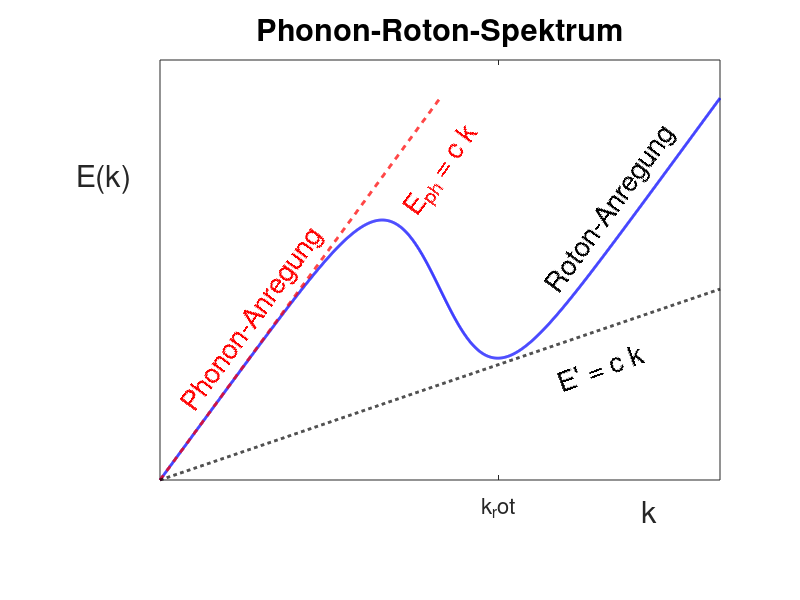
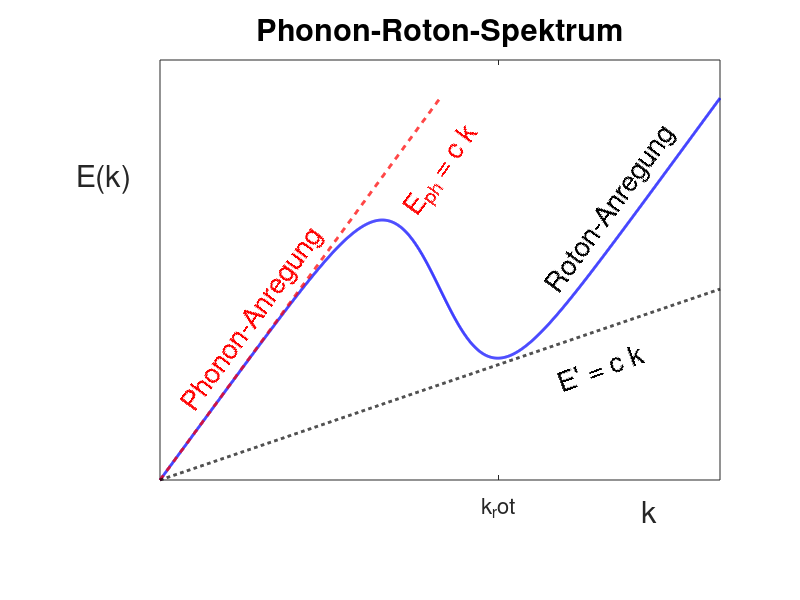

Reproduce these figures in MATLAB, in order.
clear all;close all;clc

% n_C versus T

f4 = figure(4);

xr = 1;
b = 10;
d = 1

X = 0:0.001:2;
Y = X - d.*(1-1./(exp(b.*(X-xr))+1));
plot(X,Y,'-b','linewidth',2); hold on

x = 0:0.001:1;
y = x
plot(x,y,'--r','linewidth',2)

x = 0:0.001:2;
y = 0.25.*x
plot(x,y,'--k','linewidth',2)


set(gca,'position',[0.2 0.2 0.7 0.7]);
set(gca,'fontsize',16);

xlabel('k','fontsize',22,'position',[1.75,-.05]);
ylabel('E(k)','fontsize',22,'position',[-.2,.75],'rotation',0);
axis([0 2 0 1.1])
text(0.9,0.7,'E_{ph} = c k','fontsize',20,'rotation',54,'color','r');
text(1.4,0.25,' E'' = c k','fontsize',20,'rotation',20);
text(1.4,0.5,'Roton-Anregung','fontsize',20,'rotation',54);
text(0.1,0.19,'Phonon-Anregung','fontsize',20,'rotation',54,'color','r');
title('Phonon-Roton-Spektrum','fontsize',22)

set(gca, 'XTickLabel', {'k_rot'},'XTick',1.21,'YTick',2);
fn4 = '../wvdl/phonon_roton.pdf';
fn5 = '../wvdl/phonon_roton.eps';
saveas(f4,fn4,'pdf')
saveas(f4,fn5,'psc2')